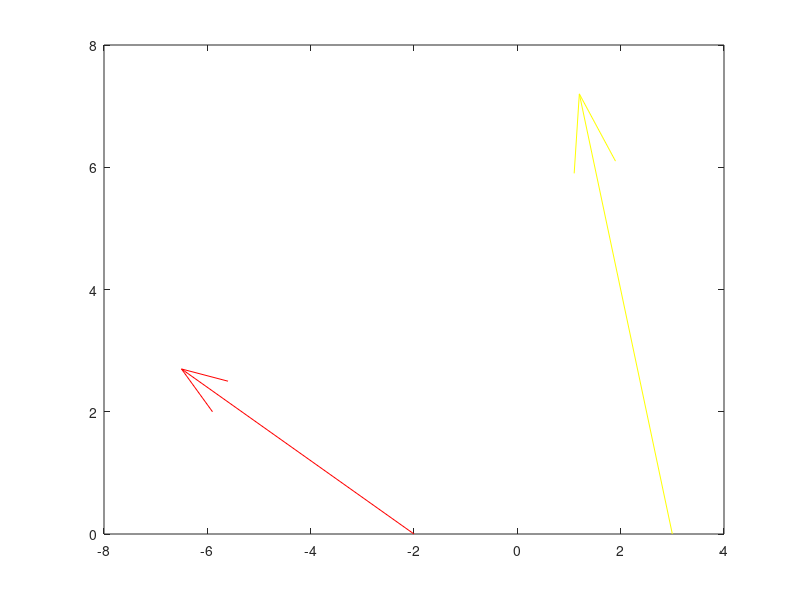

Write MATLAB code to recreate this figure. (Note: this script raises an error after producing the figure.)
v1 = 3;
v2 = 5;
u1 = -5;
u2 = 3;

quiver(0, 0, v1, v2, 'MaxHeadSize', 0.1)
quiver(-2, 0, u1, u2, 'MaxHeadSize', 0.1, 'Color', 'r')
hold on
a1 = 2 * v1;
a2 = 2 * v2;  
%quiver(1, 0, a1, a2, 'MaxHeadSize', 0.1, 'Color', 'r')
b1 = -3 * v1;
b2 = -3 * v2;
%quiver(2, 0, b1, b2, 'MaxHeadSize', 0.1, 'Color', 'g')
c1 = 7/2 * v1;
c2 = 7/2 * v2;
%quiver(3, 0, c1, c2, 'MaxHeadSize', 0.1, 'Color', 'y')
sum1 = v1 + u1;
sum2 = v2 + u2;
quiver(3, 0, sum1, sum2, 'MaxHeadSize', 0.1, 'Color', 'y')


%       -----Hallar el vector unitario de v------
modulo_v = sqrt(v1^2 + v2^2);

v1_unitario = v1/nodulo_v;
v2_unitario = v2/nodulo_v;

proof = sqrt(v1_unitario^2 + v2_unitario^2);

f(x) = x^2;


